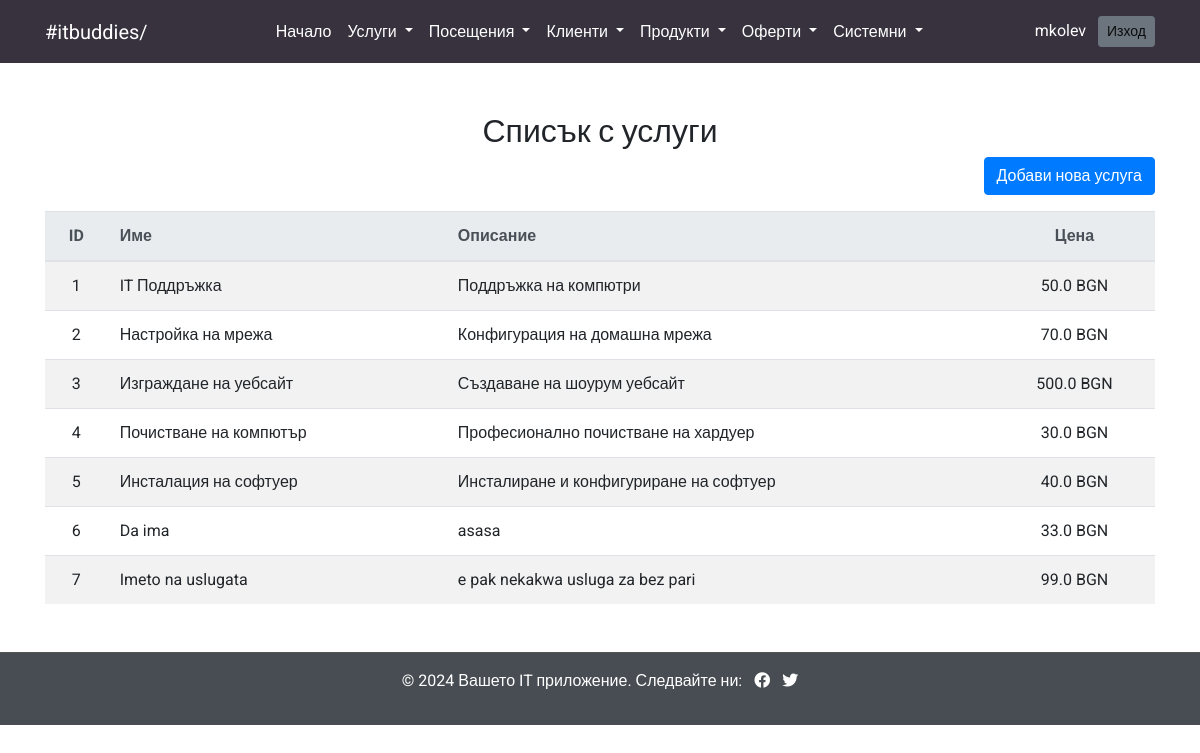
Screenshot of /services/list (signed in) with the database file from the repository.
### models.py (models this page shows, shortened)
class User(db.Model, UserMixin):
    id = db.Column(db.Integer, primary_key=True)
    username = db.Column(db.String(100), unique=True, nullable=False)
    password = db.Column(db.String(255), nullable=False)
    role = db.Column(db.String(50))  # Роля по подразбиране

class Service(db.Model):
    id = db.Column(db.Integer, primary_key=True)
    name = db.Column(db.String(100), nullable=False)
    description = db.Column(db.String(200), nullable=True)
    price = db.Column(db.Float, nullable=False)

### routes/services.py (the view)
@services_bp.route('/list')
@login_required
def list_services():
    services = Service.query.all()
    return render_template('list_services.html', services=services)

### app.py (called while the page is built)
@login_manager.user_loader
def load_user(user_id):
    return User.query.get(int(user_id))

### templates/list_services.html
{% include 'header.html' %}
{% include 'navbar.html' %}
<main class="container my-5">
    <h2 class="text-center">Списък с услуги</h2>
    <div class="text-right mb-3">
        <a href="{{ url_for('services.add_service') }}" class="btn btn-primary">Добави нова услуга</a>
    </div>
    {% if services %}
    <table class="table table-striped">
        <thead class="thead-light">
            <tr>
                <th class="text-center">ID</th>
                <th>Име</th>
                <th>Описание</th>
                <th class="text-center">Цена</th>
            </tr>
        </thead>
        <tbody>
            {% for service in services %}
            <tr>
                <td class="text-center">{{ service.id }}</td>
                <td>{{ service.name }}</td>
                <td>{{ service.description }}</td>
                <td class="text-center">{{ service.price  }} BGN</td>
            </tr>
            {% endfor %}
        </tbody>
    </table>
    {% else %}
    <div class="alert alert-warning text-center" role="alert">
        Няма налични услуги.
    </div>
    {% endif %}
</main>
{% include 'footer.html' %}

### templates/navbar.html (shortened to what this page needs)
<nav class="navbar navbar-expand-lg navbar-light bg-custom">
    <div class="container d-flex justify-content-between">
        <a class="navbar-brand text-white" href="#">#itbuddies/</a>
        <div class="collapse navbar-collapse justify-content-center" id="navbarNav">
            <ul class="navbar-nav">
                <li class="nav-item">
                    <a class="nav-link text-white" href="{{ url_for('index') }}">Начало</a>
                </li>
                <li class="nav-item dropdown">
                    <a class="nav-link dropdown-toggle text-white" href="#" id="servicesDropdown" role="button" data-toggle="dropdown" aria-haspopup="true" aria-expanded="false">
                        Услуги
                    </a>
                </li>
                <li class="nav-item dropdown">
                    <a class="nav-link dropdown-toggle text-white" href="#" id="visitsDropdown" role="button" data-toggle="dropdown" aria-haspopup="true" aria-expanded="false">
                        Посещения
                    </a>
                </li>
                <li class="nav-item dropdown">
                    <a class="nav-link dropdown-toggle text-white" href="#" id="clientsDropdown" role="button" data-toggle="dropdown" aria-haspopup="true" aria-expanded="false">
                        Клиенти
                    </a>
                </li>
                <li class="nav-item dropdown">
                    <a class="nav-link dropdown-toggle text-white" href="#" id="productsDropdown" role="button" data-toggle="dropdown" aria-haspopup="true" aria-expanded="false">
                        Продукти
                    </a>
                </li>
                <li class="nav-item dropdown">
                    <a class="nav-link dropdown-toggle text-white" href="#" id="productsDropdown" role="button" data-toggle="dropdown" aria-haspopup="true" aria-expanded="false">
                        Оферти
                    </a>
                </li>
                <li class="nav-item dropdown">
                    <a class="nav-link dropdown-toggle text-white" href="#" id="systemDropdown" role="button" data-toggle="dropdown" aria-haspopup="true" aria-expanded="false">
                        Системни
                    </a>
                </li>
            </ul>
        </div>
        <span class="navbar-text text-white">
            {% if current_user.is_authenticated %}
                {{ current_user.username }}
                <a href="{{ url_for('auth.logout') }}" class="btn btn-secondary btn-sm ml-2">Изход</a>
            {% endif %}
        </span>
    </div>
</nav>

### templates/header.html (style rules this page uses)
body { font-family: "Roboto", sans-serif; }
h1, h2, h3, h4, h5, h6 { font-family: "Ubuntu", sans-serif; }
.bg-custom { background-color: #37323E; color: #ffffff; }

### rows the page displays
User: username "mkolev"
Service: id "1", name "IT Поддръжка", description "Поддръжка на компютри", price "50.0"
Service: id "2", name "Настройка на мрежа", description "Конфигурация на домашна мрежа", price "70.0"
Service: id "3", name "Изграждане на уебсайт", description "Създаване на шоурум уебсайт", price "500.0"
Service: id "4", name "Почистване на компютър", description "Професионално почистване на хардуер", price "30.0"
Service: id "5", name "Инсталация на софтуер", description "Инсталиране и конфигуриране на софтуер", price "40.0"
Service: id "6", name "Da ima", description "asasa", price "33.0"
Service: id "7", name "Imeto na uslugata", description "e pak nekakwa usluga za bez pari", price "99.0"
